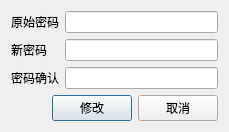
<?xml version="1.0" encoding="UTF-8"?>
<ui version="4.0">
 <class>ChangePassword</class>
 <widget class="QDialog" name="ChangePassword">
  <property name="geometry">
   <rect>
    <x>0</x>
    <y>0</y>
    <width>229</width>
    <height>125</height>
   </rect>
  </property>
  <property name="windowTitle">
   <string>修改密码</string>
  </property>
  <layout class="QVBoxLayout" name="verticalLayout">
   <item>
    <layout class="QHBoxLayout" name="horizontalLayout">
     <item>
      <widget class="QLabel" name="label">
       <property name="text">
        <string>原始密码</string>
       </property>
      </widget>
     </item>
     <item>
      <widget class="QLineEdit" name="lineEdit_originalPassword">
       <property name="minimumSize">
        <size>
         <width>113</width>
         <height>0</height>
        </size>
       </property>
       <property name="echoMode">
        <enum>QLineEdit::Password</enum>
       </property>
      </widget>
     </item>
    </layout>
   </item>
   <item>
    <layout class="QHBoxLayout" name="horizontalLayout_2">
     <item>
      <widget class="QLabel" name="label_2">
       <property name="minimumSize">
        <size>
         <width>48</width>
         <height>0</height>
        </size>
       </property>
       <property name="text">
        <string>新密码</string>
       </property>
      </widget>
     </item>
     <item>
      <widget class="QLineEdit" name="lineEdit_newPassword">
       <property name="minimumSize">
        <size>
         <width>113</width>
         <height>0</height>
        </size>
       </property>
       <property name="echoMode">
        <enum>QLineEdit::Password</enum>
       </property>
      </widget>
     </item>
    </layout>
   </item>
   <item>
    <layout class="QHBoxLayout" name="horizontalLayout_3">
     <item>
      <widget class="QLabel" name="label_3">
       <property name="text">
        <string>密码确认</string>
       </property>
      </widget>
     </item>
     <item>
      <widget class="QLineEdit" name="lineEdit_repeatPassword">
       <property name="minimumSize">
        <size>
         <width>113</width>
         <height>0</height>
        </size>
       </property>
       <property name="echoMode">
        <enum>QLineEdit::Password</enum>
       </property>
      </widget>
     </item>
    </layout>
   </item>
   <item>
    <layout class="QHBoxLayout" name="horizontalLayout_4">
     <item>
      <spacer name="horizontalSpacer">
       <property name="orientation">
        <enum>Qt::Horizontal</enum>
       </property>
       <property name="sizeHint" stdset="0">
        <size>
         <width>46</width>
         <height>20</height>
        </size>
       </property>
      </spacer>
     </item>
     <item>
      <widget class="QPushButton" name="pushButton_modify">
       <property name="text">
        <string>修改</string>
       </property>
      </widget>
     </item>
     <item>
      <widget class="QPushButton" name="pushButton_cancel">
       <property name="text">
        <string>取消</string>
       </property>
      </widget>
     </item>
    </layout>
   </item>
  </layout>
 </widget>
 <resources/>
 <connections/>
</ui>
